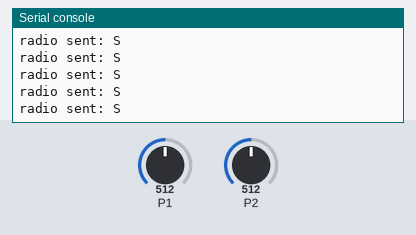
The program below on a simulated BBC micro:bit (MakeCode). On the bench: the last lines printed to the serial console. The test bench sets the inputs (shaded band); at power-on: P1 = 512, P2 = 512 (analog values on the 0–1023 scale). No radio messages arrive unless stated (any console line starting 'radio sent:' is added by the test bench).

Above: at 1.2 s.
1.3 s: P1 set to 560
At 1.9 s:
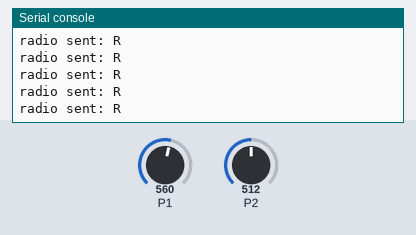
2.8 s: P2 set to 560
At 3.9 s:
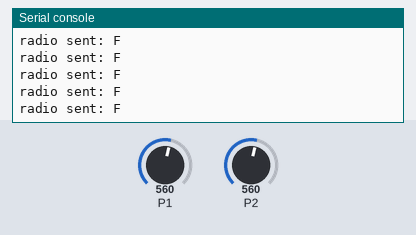
4.3 s: P2 set to 440
At 5.2 s:
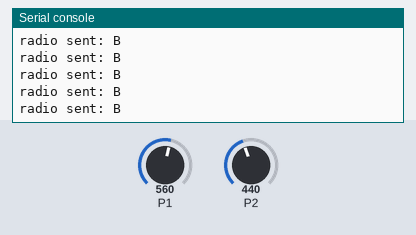
5.8 s: P1 set to 390
At 6.7 s:
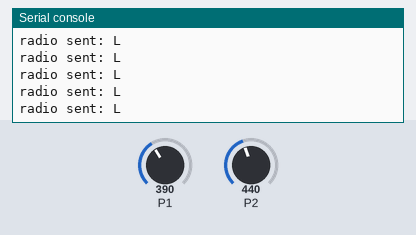

Measured:
- after the input at 1.3 s, the serial console: prints a new line at once (image 1)
- after the input at 2.8 s, the serial console: prints a new line at once (image 2)
- after the input at 4.3 s, the serial console: prints a new line at once (image 3)
- after the input at 5.8 s, the serial console: prints a new line at once (image 4)

The program:

main.ts
```typescript
let dir = ""
let P2 = 0
let P1 = 0
radio.setGroup(1)
basic.forever(function () {
    P1 = pins.analogReadPin(AnalogReadWritePin.P1)
    P2 = pins.analogReadPin(AnalogReadWritePin.P2)
    if (P2 > 550 && (P1 > 400 && P1 < 600)) {
        dir = "F"
    } else if (P2 < 450 && (P1 > 400 && P1 < 600)) {
        dir = "B"
    } else if (P1 > 550 && (P2 > 400 && P2 < 600)) {
        dir = "R"
    } else if (P1 < 450 && (P2 > 400 && P2 < 600)) {
        dir = "L"
    } else {
        dir = "S"
    }
    radio.sendString(dir)
})
```

test.ts
```typescript
// sem patria testy; keď sa tento balík použije ako rozšírenie, nebudú sa kompilovať.
```
